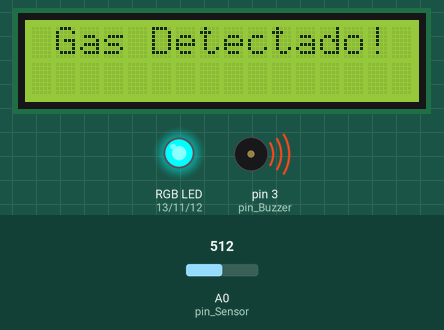
Simulated run of this sketch. Board: Arduino Uno, built with avr-gcc and run on an emulated ATmega328P. Parts: 16×2 character LCD, an RGB LED mixed from three pins (HIGH = lit), buzzer (waves = sounding). Inputs (shaded band) come from the test bench; at power-on: A0 (pin_Sensor) = 512. What the sketch prints to the serial monitor is not drawn.

Above: at 0.33 s.
1.3 s: A0 (pin_Sensor) set to 426
3.3 s: A0 (pin_Sensor) set to 409
At 5.2 s:
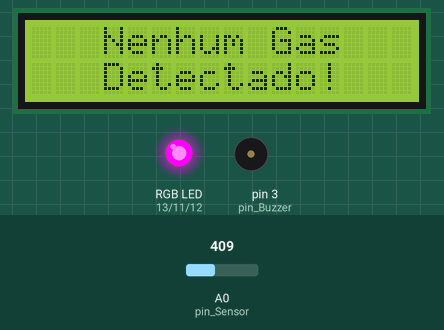
5.6 s: A0 (pin_Sensor) set to 511
At 7.1 s:
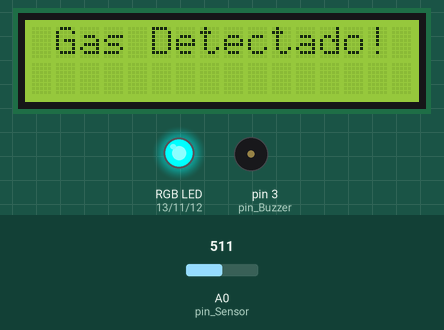
9.7 s: A0 (pin_Sensor) set to 306
At 10.1 s:
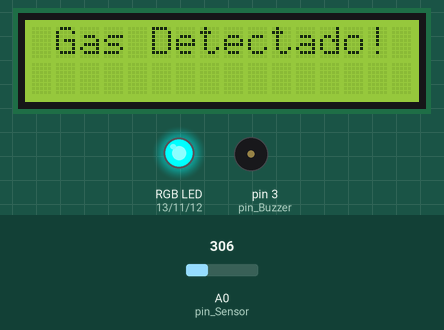
Timing chart, 0 to 12.7 s (numbered marks = the images above; inputs shaded):
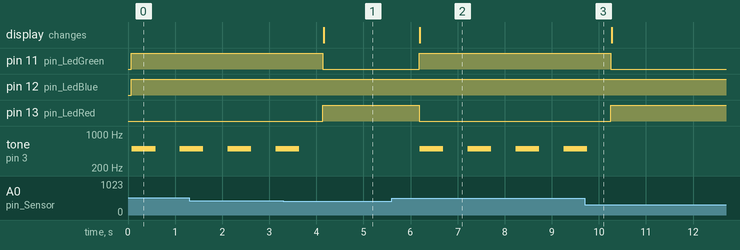

The sketch:

Alarme_SensorMQ-2.ino
```cpp
/* Código Fonte */
/* Projeto Samsung */
/* Programa: Alarme com Sensor de gás/fumaça MQ-2*/
/* Obs: É preciso que o arquivo esteja em uma pasta com
        mesmo nome do arquivo (Alarme_SensorMQ-2)
*/

//Carrega a biblioteca LiquidCrystal
#include <LiquidCrystal_I2C.h>

// Inicializa o display no endereco 0x27
LiquidCrystal_I2C lcd(0x27,16,2);

//Definções dos pinos
const int pin_Sensor = A0; //Pino Sensor
const int pin_Buzzer = 3; //Pino Buzzer

//LED RGB - Portas Digitais
const int pin_LedRed = 13;
const int pin_LedBlue = 12;
const int pin_LedGreen = 11;

int nivelGas = 40; //Variável para selecionar a quantidade de Gás/Fumaça detectada
int valor_analogico = 0; //Variável le o sensor e armazena a quantidade de Gás/Fumaça

void setup() {
  Serial.begin(9600); //Inicia porta Serial
  pinMode(pin_Sensor,INPUT); //Define o pino de leitura do Sensor como ENTRADA

  // Define pinos Leds e Buzzer como SAíDA
  pinMode(pin_Buzzer, OUTPUT);
  pinMode(pin_LedRed, OUTPUT);
  pinMode(pin_LedBlue, OUTPUT);
  pinMode(pin_LedGreen, OUTPUT);

  lcd.init(); //Inicializa o LCD
  lcd.backlight(); //Ativa led de backlight (Luz de Fundo)
  lcd.clear(); //Limpa a tela
}

void loop() {
  //Le os dados do pino analogico A0 do sensor
  int valor_analogico = analogRead(pin_Sensor);
  valor_analogico = map(valor_analogico, 0, 1023, 0, 100); //Faz a conversão da variável para porcentagem

  //Mostra os dados no serial monitor
  Serial.print("Nivel Gas: ");
  Serial.println(valor_analogico);

  //Verifica o nivel de gas/fumaca detectado
  if(valor_analogico > nivelGas){
    //Acendendo LED RGB - Vermelho
    digitalWrite(pin_LedRed, LOW);
    digitalWrite(pin_LedGreen, HIGH);
    digitalWrite(pin_LedBlue, HIGH);

    lcd.clear();
    lcd.setCursor(1,0);
    lcd.print("Gas Detectado!");
    tone(pin_Buzzer, 500, 500); //Dispara alarme de vazamento ou possível incêndio
  }else{
    //Acendendo LED RGB - Verde
    digitalWrite(pin_LedRed, HIGH);
    digitalWrite(pin_LedGreen, LOW);
    digitalWrite(pin_LedBlue, HIGH);

    lcd.clear();
    lcd.setCursor(3,0); //Selecionando Coluna 4 e Linha 1
    lcd.print("Nenhum Gas");
    lcd.setCursor(3,1); //Selecionando Coluna 4 e Linha 2
    lcd.print("Detectado!");
  }
  digitalWrite(pin_Buzzer, LOW); //Desliga o alarme
  delay(1000);
}
```

Measured:
- the behaviour switches between 420 and 419 on A0 (pin_Sensor) (found by bisection; images 0 and 1)
- after the input at 3.3 s, pin 11 (pin_LedGreen): HIGH → LOW after 0.84 s; pin 13 (pin_LedRed): LOW → HIGH after 0.84 s; tone on pin 3 (pin_Buzzer): goes on until 3.6 s, then stays silent; the display: changes after 0.86 s (image 1)
- after the input at 5.6 s, pin 11 (pin_LedGreen): LOW → HIGH after 0.58 s; pin 13 (pin_LedRed): HIGH → LOW after 0.58 s; tone on pin 3 (pin_Buzzer): alternates 500 Hz for 0.50 s and silent for 0.52 s, starting after 0.60 s; the display: changes after 0.60 s (image 2)
- after the input at 9.7 s, pin 11 (pin_LedGreen): HIGH → LOW after 0.55 s; pin 13 (pin_LedRed): LOW → HIGH after 0.55 s; tone on pin 3 (pin_Buzzer): goes on until 9.8 s, then stays silent
- by itself, tone on pin 3 (pin_Buzzer): alternates 500 Hz for 0.50 s and silent for 0.52 s
